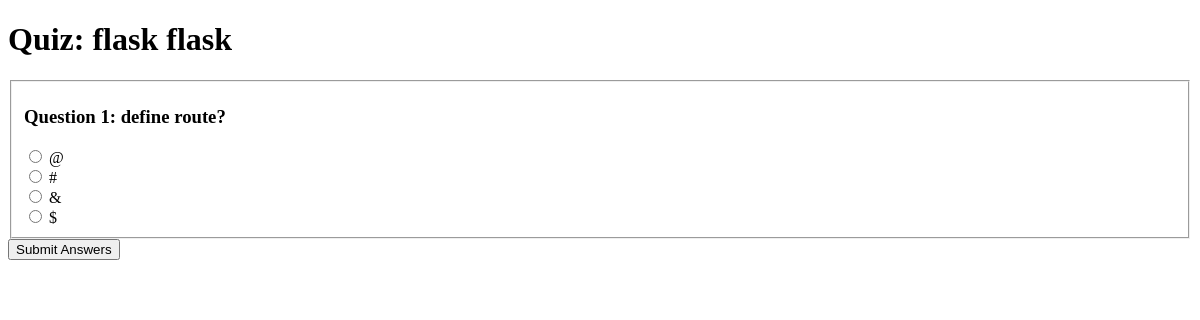
Before: /start_quiz/1 with the older database file.
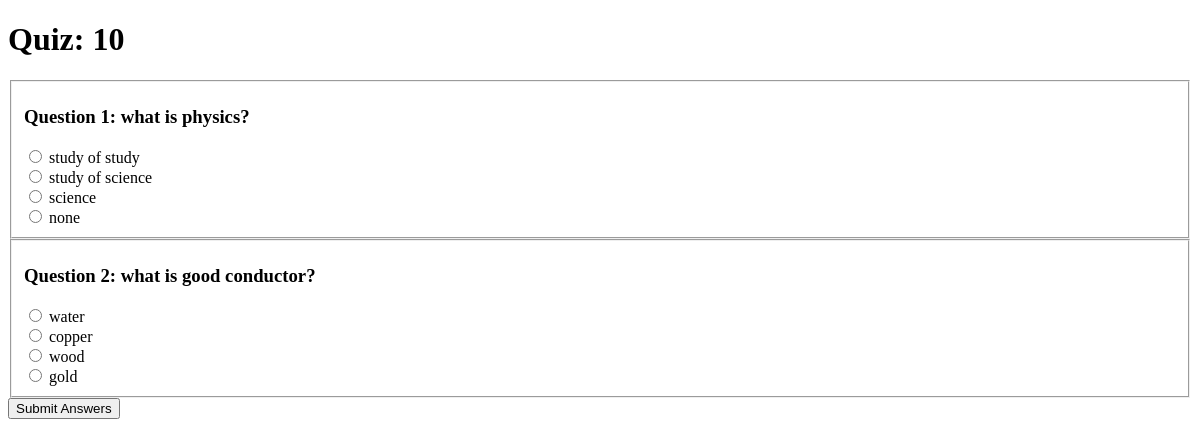
After: the same page with the newer database file.
### models.py (models this page shows)
class Quiz(db.Model):
    id = db.Column(db.Integer, primary_key = True)
    chapter_id = db.Column(db.Integer, db.ForeignKey('chapter.id'), nullable = False)
    date_of_quiz = db.Column(db.String(10))
    time_duration = db.Column(db.String(10)) #HH:MM
    remark = db.Column(db.String(100), nullable = True)
    question = db.relationship('Question', backref = 'quiz', lazy = True)

class Question(db.Model):
    id = db.Column(db.Integer, primary_key = True)
    quiz_id = db.Column (db.Integer , db.ForeignKey("quiz.id"), nullable = False)
    q_statement = db.Column(db.String(100), nullable = False)
    o_1 = db.Column(db.String(50), nullable = False)
    o_2 = db.Column(db.String(50), nullable = False)
    o_3 = db.Column(db.String(50), nullable = False)
    o_4 = db.Column(db.String(50), nullable = False)
    correct_option = db.Column(db.Integer, nullable = False)

### app.py (the view)
@app.route("/start_quiz/<int:quiz_id>")
def start_quiz(quiz_id):
    quiz = Quiz.query.get_or_404(quiz_id)
    questions = quiz.question
    return render_template('start_quiz.html', quiz=quiz, questions=questions)

### templates/start_quiz.html
<!DOCTYPE html>
<html>
<body>
    <h1>Quiz: {{ quiz.remark }}</h1>
    <form method="POST" action="#">
        {% for question in questions %}
        <fieldset>
            <h3>Question {{ loop.index }}: {{ question.q_statement }}</h3>
            <input type="radio" name="q{{ question.id }}" value="1"> {{ question.o_1 }}<br>
            <input type="radio" name="q{{ question.id }}" value="2"> {{ question.o_2 }}<br>
            <input type="radio" name="q{{ question.id }}" value="3"> {{ question.o_3 }}<br>
            <input type="radio" name="q{{ question.id }}" value="4"> {{ question.o_4 }}<br>
        </fieldset>
        {% endfor %}
        <button type="submit">Submit Answers</button>
    </form>
</body>
</html>

Changed rows visible on the page:
removed Question: q_statement "define route?", o_1 "@", o_2 "#", o_3 "&", o_4 "$"
changed Quiz: remark "flask flask" → "10"
added Question: q_statement "what is physics?", o_1 "study of study", o_2 "study of science", o_3 "science", o_4 "none"
now on this page (row edited): Question: q_statement "what is good conductor?", o_1 "water", o_2 "copper", o_3 "wood", o_4 "gold"
